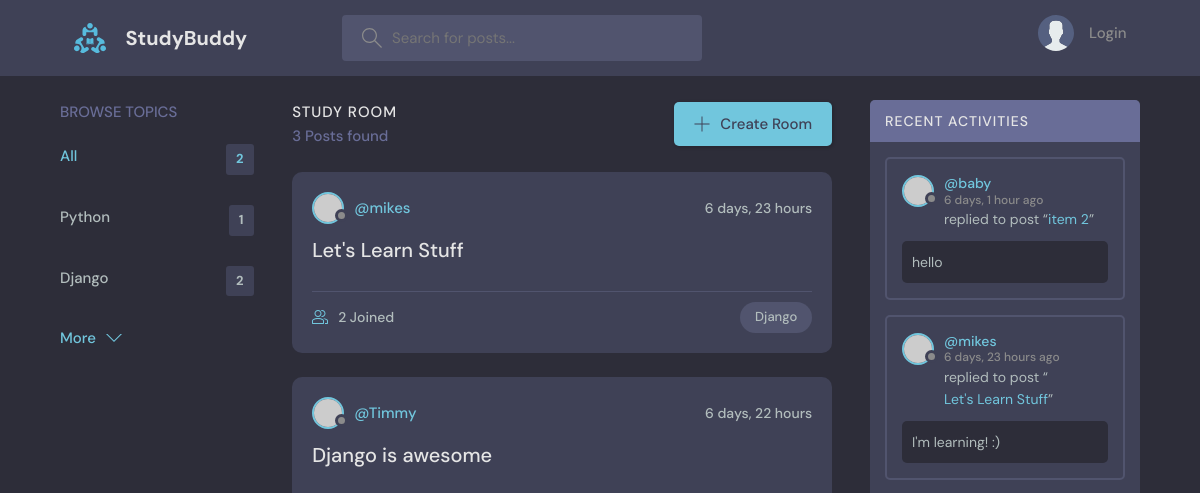
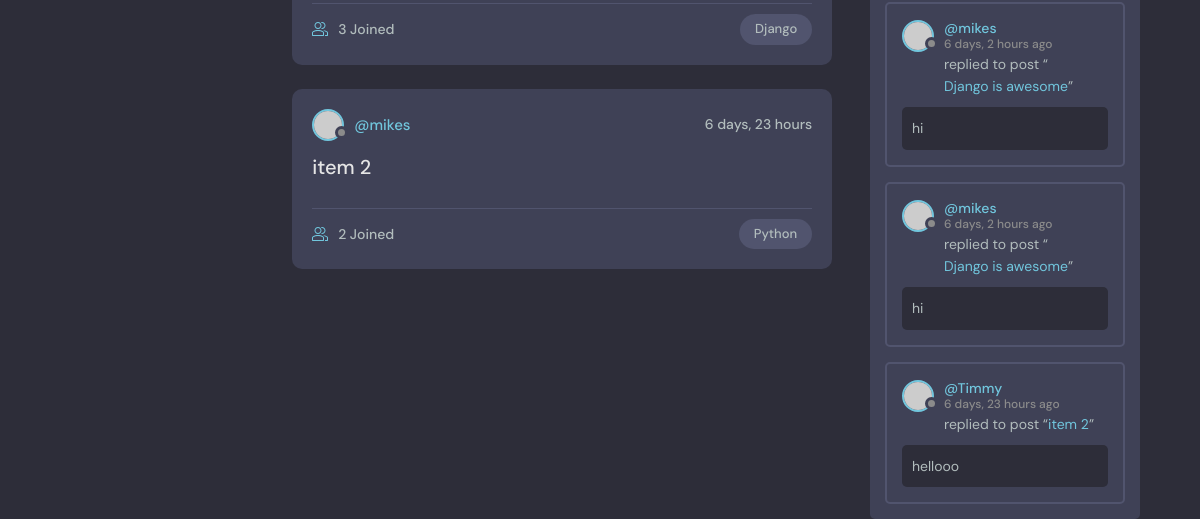
The app's page /, older data (2 pictures, top to bottom).
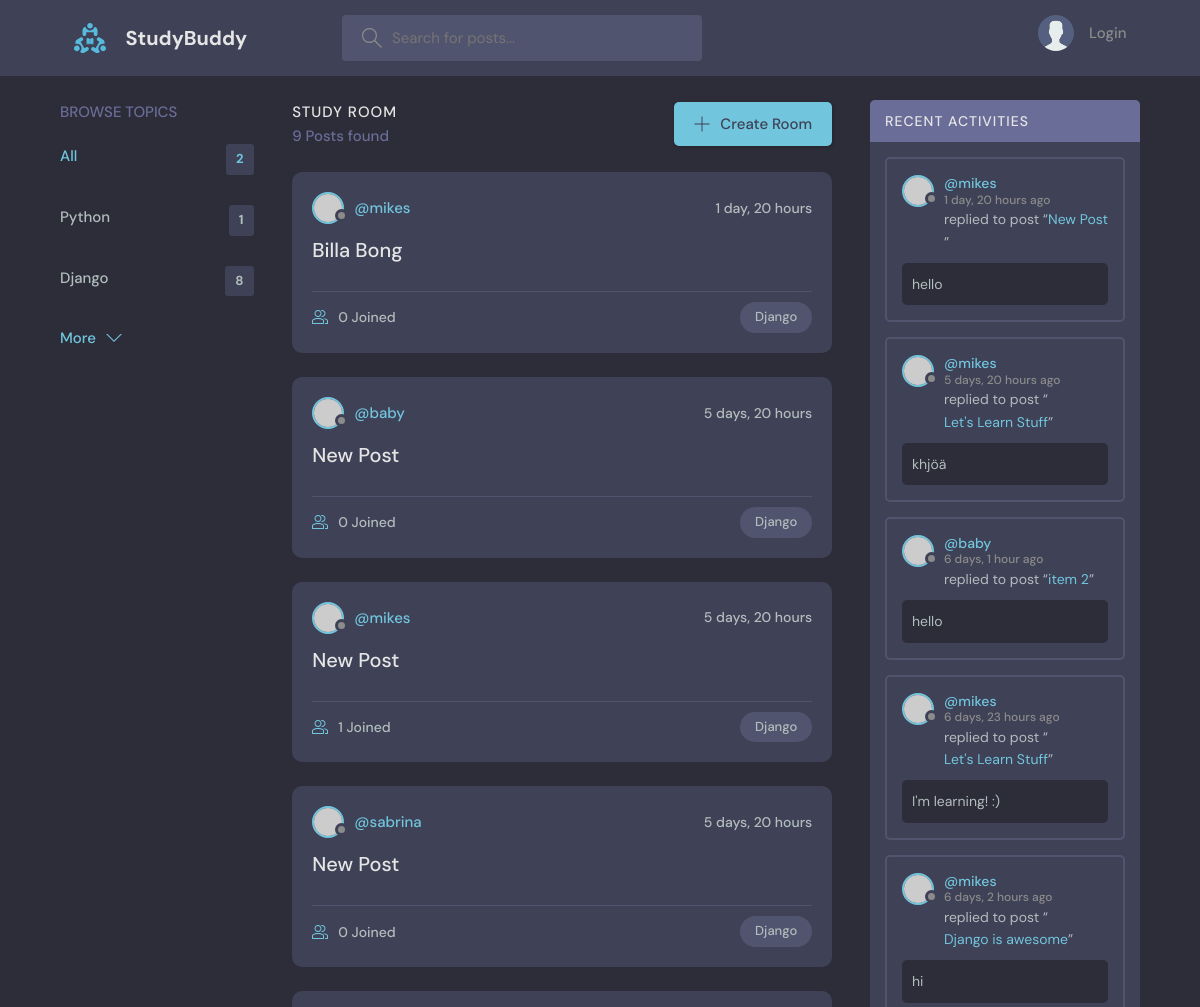
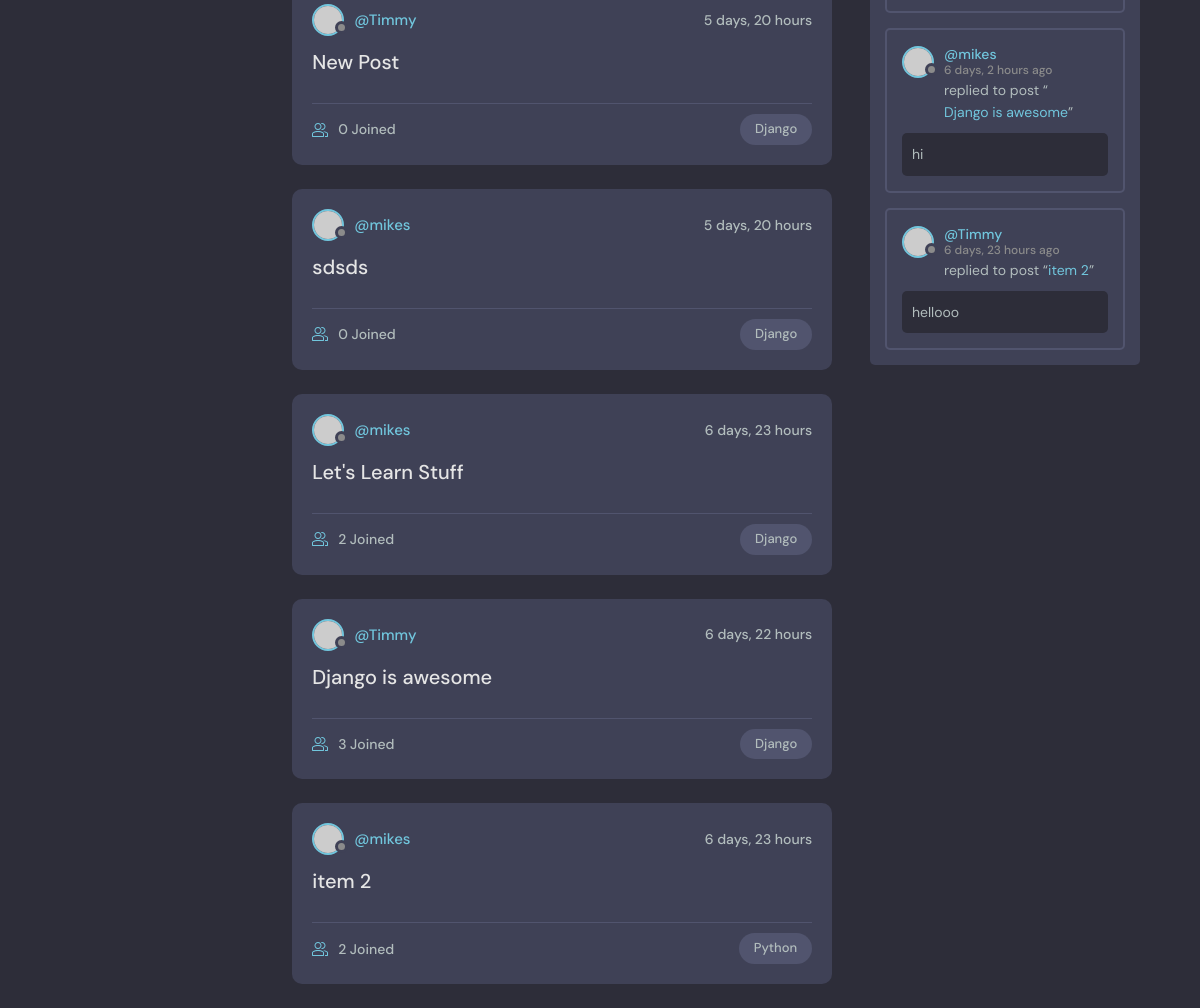
The same page, newer data (2 pictures, top to bottom).
### base/models.py (models this page shows, shortened)
class Topic(models.Model):
    name = models.CharField(max_length=200)
    def __str__(self):
        return self.name

class Room(models.Model):
    host = models.ForeignKey(User, on_delete= models.SET_NULL, null=True)
    topic = models.ForeignKey(Topic, on_delete= models.SET_NULL, null=True)
    region = models.ForeignKey(Region, on_delete=models.SET_NULL, null=True)
    name = models.CharField(max_length=200)
    description = RichTextField(blank=True, null=True)
    updated = models.DateTimeField(auto_now = True)
    created = models.DateTimeField(auto_now_add=True)
    participants = models.ManyToManyField(User, related_name='participants', blank=True)
    class Meta:
        ordering = ['-updated', '-created']
    def __str__(self):
        return self.name

class Message(models.Model):
    class Meta:
        ordering = ['-updated', '-created']
    user = models.ForeignKey(User, on_delete=models.CASCADE)
    room = models.ForeignKey("Room", on_delete=models.CASCADE)
    body = models.TextField()
    updated = models.DateTimeField(auto_now = True)
    created = models.DateTimeField(auto_now_add=True)

### base/views.py (the view)
# urls.py: path('', views.home, name='home'),
def home(request):
    q = request.GET.get('q') if request.GET.get('q') !=None else ''
    rooms = Room.objects.filter(
        Q(topic__name__icontains=q) |
        Q(name__icontains=q) |
        Q(description__icontains=q) )
    topics = Topic.objects.all()
    room_count = rooms.count()
    room_messages = Message.objects.filter(Q(room__topic__name__icontains=q))
    context = {
        'rooms': rooms, 'topics':topics,
        'room_count': room_count, 'room_messages':room_messages}
    return render(request,'base/home.html', context)

### base/templates/base/home.html (shortened to what this page needs)
{% extends 'main.html' %}
{% block content %}
    <main class="layout layout--3">
      <div class="container">
        {% include 'base/topics_component.html' %}
        <div class="roomList">
          <div class="roomList__header">
            <div>
              <h2>Study Room</h2>
              <p>{{room_count}} Posts found</p>
            </div>
            <a class="btn btn--main" href="{% url 'create-room' %}">
              <svg version="1.1" xmlns="http://www.w3.org/2000/svg" width="32" height="32" viewBox="0 0 32 32">
                <title>add</title>
                <path
                  d="M16.943 0.943h-1.885v14.115h-14.115v1.885h14.115v14.115h1.885v-14.115h14.115v-1.885h-14.115v-14.115z"
                ></path>
              </svg>
              Create Room
            </a>
          </div>
          {% include 'base/feed_component.html' %}
        </div>
        {% include 'base/activity_component.html' %}
      </div>
    </main>
  {% endblock  %}

### base/templates/base/topics_component.html
<div class="topics">
    <div class="topics__header">
      <h2>Browse Topics</h2>
    </div>
    <ul class="topics__list">
      <li>
        <a href=" {% url 'home' %}" class="active">All <span>{{topics.count}}</span></a>
      </li>
      {% for topic in topics%}
      <li>
        <a href="{% url 'home' %}?q={{topic.name}}">{{topic}} <span>{{topic.room_set.all.count}}</span></a>
      </li>
      {% endfor %}
    </ul>
    <a class="btn btn--link" href="topics.html">
      More
      <svg version="1.1" xmlns="http://www.w3.org/2000/svg" width="32" height="32" viewBox="0 0 32 32">
        <title>chevron-down</title>
        <path d="M16 21l-13-13h-3l16 16 16-16h-3l-13 13z"></path>
      </svg>
    </a>
</div>

### base/templates/base/feed_component.html (shortened to what this page needs)
{% for room in rooms %}
<div class="roomListRoom">
    <div class="roomListRoom__header">
      <a href="{% url 'user-profile' room.host.id %}" class="roomListRoom__author">
        <div class="avatar avatar--small">
          <img src="https://randomuser.me/api/portraits/women/11.jpg" />
        </div>
        <span>@{{room.host.username}}</span>
      </a>
      <div class="roomListRoom__actions">
        <span>{{room.created | timesince}}</span>
      </div>
    </div>
    <div class="roomListRoom__content">
      <a href="{% url 'room' room.id %}">{{room.name}}</a>
    </div>
    <div class="roomListRoom__meta">
      <a href="{% url 'room' room.id %}" class="roomListRoom__joined">
        {{room.participants.all.count}} Joined
      </a>
      <p class="roomListRoom__topic">{{room.topic.name}}</p>
    </div>
  </div>
{% endfor %}

### base/templates/base/activity_component.html (shortened to what this page needs)
<div class="activities">
    <div class="activities__header">
      <h2>Recent Activities</h2>
    </div>
    {% for message in room_messages %}
    <div class="activities__box">
      <div class="activities__boxHeader roomListRoom__header">
        <a href="{% url 'user-profile' message.user.id %}" class="roomListRoom__author">
          <div class="avatar avatar--small">
            <img src="https://randomuser.me/api/portraits/women/11.jpg" />
          </div>
          <p>
            @{{message.user}}
            <span>{{message.created |timesince }} ago</span>
          </p>
        </a>
      </div>
      <div class="activities__boxContent">
        <p>replied to post “<a href=" {% url 'room' message.room.id %}">{{message.room}}</a>”</p>
        <div class="activities__boxRoomContent">
            {{message.body}}
        </div>
      </div>
    </div>
    {% endfor %}
  </div>

Row changes from the older to the newer data that the page shows:
computed for Topic "Django": room_set.all.count "2" → "8"
added Room: host.username "mikes", created "1 day, 20 hours", name "Billa Bong", participants.all.count "0", topic.name "Django"
added Room: host.username "baby", created "5 days, 20 hours", name "New Post", participants.all.count "0", topic.name "Django"
added Room: host.username "mikes", created "5 days, 20 hours", name "New Post", participants.all.count "1", topic.name "Django"
added Room: host.username "sabrina", created "5 days, 20 hours", name "New Post", participants.all.count "0", topic.name "Django"
added Room: host.username "Timmy", created "5 days, 20 hours", name "New Post", participants.all.count "0", topic.name "Django"
added Room: host.username "mikes", created "5 days, 20 hours", name "sdsds", participants.all.count "0", topic.name "Django"
added Message: user "mikes", created "1 day, 20 hours", room "New Post", body "hello"
added Message: user "mikes", created "5 days, 20 hours", room "Let's Learn Stuff", body "khjöä"
Text that changed along with them:
{{ room_count }}: "3" → "9"
